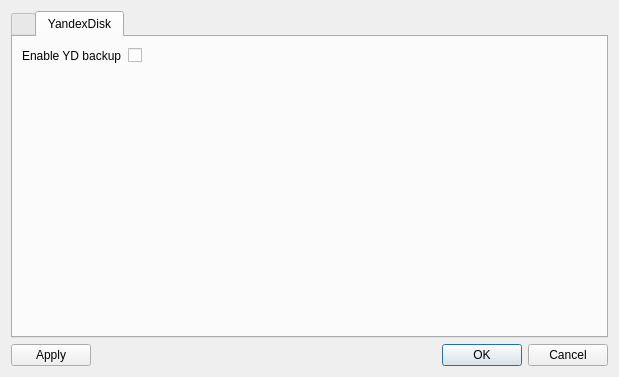
<?xml version="1.0" encoding="UTF-8"?>
<ui version="4.0">
 <class>taskSettings</class>
 <widget class="QDialog" name="taskSettings">
  <property name="geometry">
   <rect>
    <x>0</x>
    <y>0</y>
    <width>619</width>
    <height>377</height>
   </rect>
  </property>
  <property name="windowTitle">
   <string>Task Settings</string>
  </property>
  <layout class="QGridLayout" name="gridLayout">
   <item row="1" column="0">
    <widget class="QPushButton" name="applyButton">
     <property name="text">
      <string>Apply</string>
     </property>
    </widget>
   </item>
   <item row="1" column="1">
    <widget class="QDialogButtonBox" name="buttonBox">
     <property name="standardButtons">
      <set>QDialogButtonBox::Cancel|QDialogButtonBox::Ok</set>
     </property>
    </widget>
   </item>
   <item row="0" column="0" colspan="2">
    <widget class="QTabWidget" name="tabWidget">
     <property name="currentIndex">
      <number>1</number>
     </property>
     <widget class="QWidget" name="tabWidgetPage1" native="true">
      <attribute name="title">
       <string/>
      </attribute>
      <layout class="QGridLayout" name="gridLayout_2">
       <item row="1" column="3">
        <widget class="QPushButton" name="getBackupDirButton">
         <property name="text">
          <string>Open...</string>
         </property>
        </widget>
       </item>
       <item row="2" column="0">
        <widget class="QLabel" name="label_3">
         <property name="text">
          <string>Time</string>
         </property>
        </widget>
       </item>
       <item row="0" column="3">
        <widget class="QPushButton" name="getDirectoryButton">
         <property name="text">
          <string>Open...</string>
         </property>
        </widget>
       </item>
       <item row="1" column="2">
        <widget class="QLineEdit" name="backDirLineEdit"/>
       </item>
       <item row="1" column="0">
        <widget class="QLabel" name="label_2">
         <property name="text">
          <string>Backup directory</string>
         </property>
        </widget>
       </item>
       <item row="0" column="2">
        <widget class="QLineEdit" name="dirLineEdit"/>
       </item>
       <item row="0" column="0">
        <widget class="QLabel" name="label">
         <property name="text">
          <string>Directory</string>
         </property>
        </widget>
       </item>
       <item row="4" column="2">
        <spacer name="verticalSpacer">
         <property name="orientation">
          <enum>Qt::Vertical</enum>
         </property>
         <property name="sizeHint" stdset="0">
          <size>
           <width>20</width>
           <height>40</height>
          </size>
         </property>
        </spacer>
       </item>
       <item row="3" column="0">
        <widget class="QLabel" name="label_4">
         <property name="text">
          <string>Enabled</string>
         </property>
        </widget>
       </item>
       <item row="2" column="2">
        <widget class="QTimeEdit" name="timeEdit"/>
       </item>
       <item row="3" column="2">
        <widget class="QCheckBox" name="enableBackupCheckBox">
         <property name="text">
          <string/>
         </property>
        </widget>
       </item>
      </layout>
     </widget>
     <widget class="QWidget" name="tabWidgetPage2">
      <attribute name="title">
       <string>YandexDisk</string>
      </attribute>
      <layout class="QGridLayout" name="gridLayout_3">
       <item row="0" column="2">
        <spacer name="horizontalSpacer">
         <property name="orientation">
          <enum>Qt::Horizontal</enum>
         </property>
         <property name="sizeHint" stdset="0">
          <size>
           <width>40</width>
           <height>20</height>
          </size>
         </property>
        </spacer>
       </item>
       <item row="0" column="0">
        <widget class="QLabel" name="label_5">
         <property name="text">
          <string>Enable YD backup</string>
         </property>
        </widget>
       </item>
       <item row="2" column="0">
        <spacer name="verticalSpacer_2">
         <property name="orientation">
          <enum>Qt::Vertical</enum>
         </property>
         <property name="sizeHint" stdset="0">
          <size>
           <width>20</width>
           <height>40</height>
          </size>
         </property>
        </spacer>
       </item>
       <item row="0" column="1">
        <widget class="QCheckBox" name="YDBackupCheckBox">
         <property name="text">
          <string/>
         </property>
        </widget>
       </item>
      </layout>
     </widget>
    </widget>
   </item>
  </layout>
 </widget>
 <resources/>
 <connections/>
</ui>
